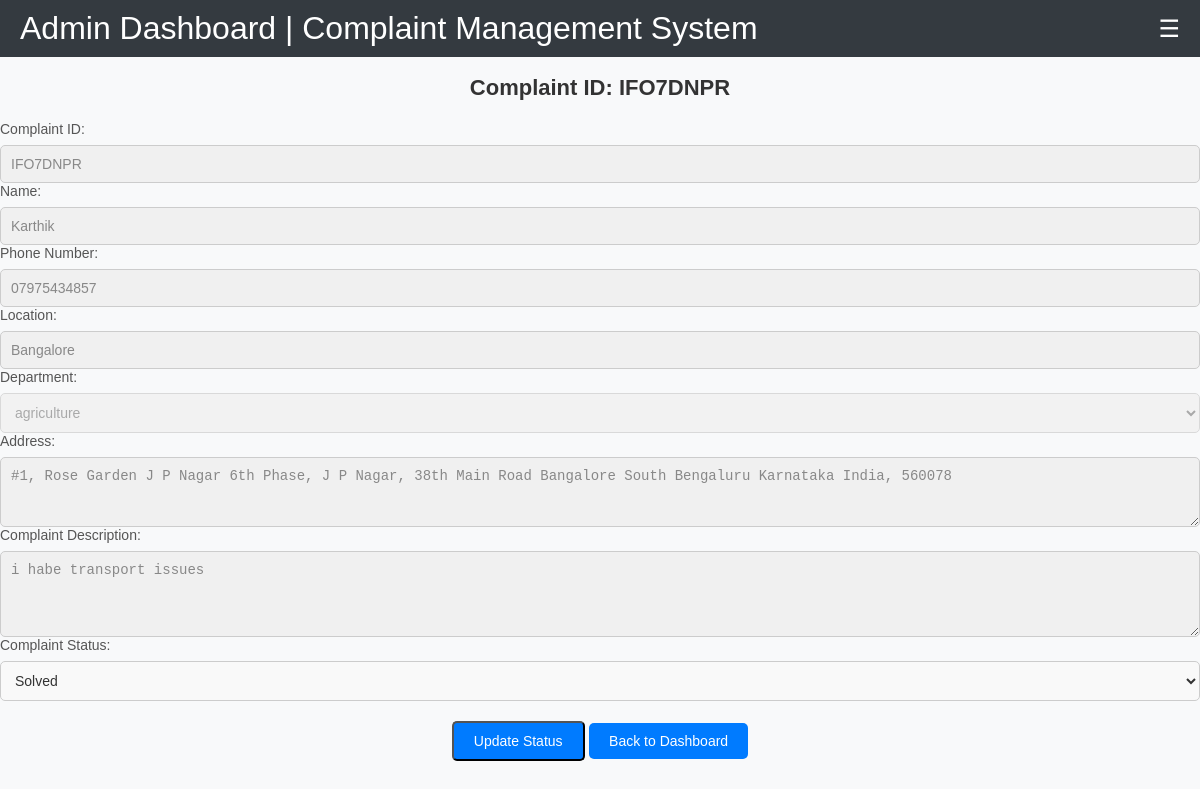
The page /complaint_details/IFO7DNPR/ on the database its author committed.
### core/models.py (models this page shows)
class Complaint(models.Model):
    DEPARTMENT_CHOICES = [
        ('health', 'Health'),
        ('transport', 'Transport'),
        ('agriculture', 'Agriculture'),
        ('water', 'Water'),
        ('education', 'Education'),
        ('electricity', 'Electricity'),
        ('other', 'Other'),
    ]

### core/views.py (the view)
# urls.py: path('complaint_details/<str:complaint_id>/', views.complaint_details, name='complaint_details'),
def complaint_details(request, complaint_id):
    complaint = get_object_or_404(Complaint, complaint_id=complaint_id)
    return render(request, 'auth/complaint_details.html', {'complaint': complaint})

### core/templates/auth/complaint_details.html (shortened to what this page needs)
{% extends 'layouts/admin_layout.html' %}
{% block content %}
<body>
    <div class="container-scroller">
        <div class="navbar">
            <span>Admin Dashboard | Complaint Management System</span>
            <span class="menu-toggle">&#9776;</span>
        </div>
            <h2 class="complaint-header">Complaint ID: {{ complaint.complaint_id }}</h2>
            <div class="complaint-details-form">
                <form method="POST" action="{% url 'update_complaint_status' complaint.complaint_id %}">
                    <div class="form-group">
                        <label for="complaint_id">Complaint ID:</label>
                        <input type="text" id="complaint_id" value="{{ complaint.complaint_id }}" readonly>
                    </div>
                    <div class="form-group">
                        <label for="name">Name:</label>
                        <input type="text" id="name" value="{{ complaint.name }}" readonly>
                    </div>
                    <div class="form-group">
                        <label for="phone">Phone Number:</label>
                        <input type="text" id="phone" value="{{ complaint.phone }}" readonly>
                    </div>
                    <div class="form-group">
                        <label for="location">Location:</label>
                        <input type="text" id="location" value="{{ complaint.location }}" readonly>
                    </div>
                    <div class="form-group">
                        <label for="department">Department:</label>
                        <select id="department" disabled>
                            <option selected>{{ complaint.department }}</option>
                        </select>
                    </div>
                    <div class="form-group">
                        <label for="address">Address:</label>
                        <textarea id="address" rows="3" readonly>{{ complaint.address }}</textarea>
                    </div>
                    <div class="form-group">
                        <label for="description">Complaint Description:</label>
                        <textarea id="description" rows="4" readonly>{{ complaint.complaint }}</textarea>
                    </div>
                    <div class="form-group">
                        <label for="status">Complaint Status:</label>
                        <select id="status" name="status">
                            <option value="solved" {% if complaint.status == 'solved' %}selected{% endif %}>Solved</option>
                        </select>
                    </div>
                    <div class="form-buttons">
                        <button type="submit" class="btn-back">Update Status</button>
                        <a href="{% url 'complaint_page' %}" class="btn-back">Back to Dashboard</a>
                    </div>
                </form>
            </div>
        </div>
</body>
{% endblock %}

### core/templates/layouts/admin_layout.html (style rules this page uses)
body { font-family: Arial, sans-serif; margin: 0; padding: 0; background-color: #f8f9fa; }
.container-scroller { display: flex; flex-direction: column; height: 100vh; }
.navbar { background-color: #343a40; color: white; padding: 10px 20px; display: flex; justify-content: space-between; align-items: center; font-size: xx-large; }
.menu-toggle { cursor: pointer; font-size: 24px; color: white; }

### core/templates/auth/complaint_details.html (style rules this page uses)
.complaint-header { text-align: center; font-size: 22px; font-weight: 600; color: #333333; margin-bottom: 20px; }
.complaint-details-form { display: flex; flex-direction: column; gap: 15px; }
.form-group { display: flex; flex-direction: column; gap: 8px; }
.form-group label { font-size: 14px; color: #555555; font-weight: 500; }
.form-group input, .form-group textarea, .form-group select { padding: 10px; border-radius: 5px; border: 1px solid #cccccc; font-size: 14px; background-color: #f9f9f9; color: #333333; outline: none; transition: border-color 0.3s ease; }
input[readonly], textarea[readonly], select[disabled] { background-color: #f0f0f0; color: #888888; cursor: not-allowed; }
.form-buttons { text-align: center; margin-top: 20px; }
.btn-back { text-decoration: none; color: #ffffff; background-color: #007bff; padding: 10px 20px; border-radius: 5px; font-weight: 500; font-size: 14px; transition: background-color 0.3s ease; }

### rows shown on the page
Complaint: complaint_id "IFO7DNPR", name "Karthik", phone "07975434857", location "Bangalore", department "agriculture", address "#1, Rose Garden J P Nagar 6th Phase, J P Nagar, 38th Main Road Bangalore South Bengaluru Karnataka India, 560078", complaint "i habe transport issues", status "Solved"
